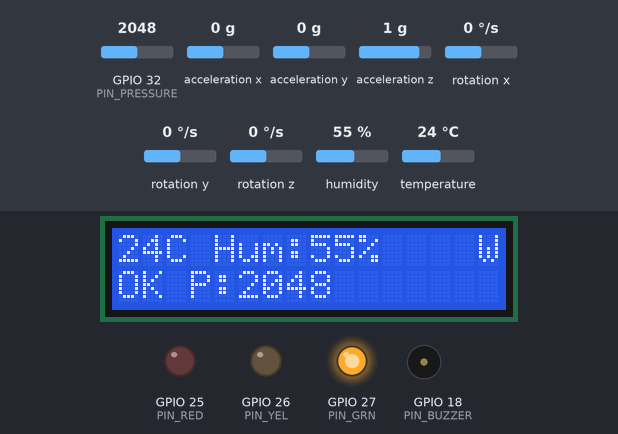
A program run on a simulated ESP32. Shown: 16×2 character LCD, output pins drawn as LEDs (lit = HIGH), buzzer (waves = sounding). Wiring (inferred from the names in the program): MPU-6050 motion sensor at I2C address 0x68. Inputs (shaded band) come from the test bench; at power-on: acceleration z 1 g, temperature 24 °C, humidity 55 %, GPIO 32 (PIN_PRESSURE) = 2048, acceleration x 0 g, acceleration y 0 g, rotation x 0 °/s, rotation y 0 °/s, rotation z 0 °/s (analog values on the 0–4095 scale). WiFi joins after 1.5 s; servers stay silent unless stated; no MQTT or app messages arrive unless stated; what the program prints to the serial monitor is not drawn.

Above: at 3.0 s.
3.1 s: acceleration z set to 0.6 g
6.7 s: acceleration z set to 0.3 g
At 6.9 s:
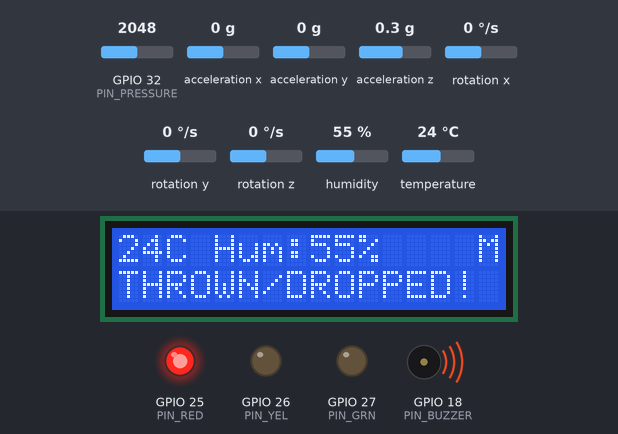
8.7 s: temperature set to 34 °C
At 10.3 s:
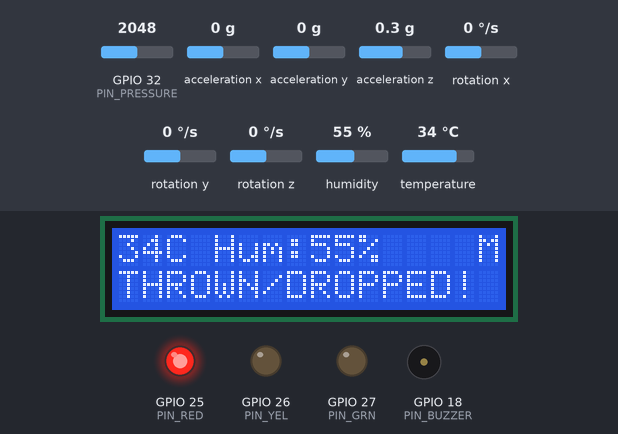
11.5 s: temperature set to 37 °C
At 14.3 s:
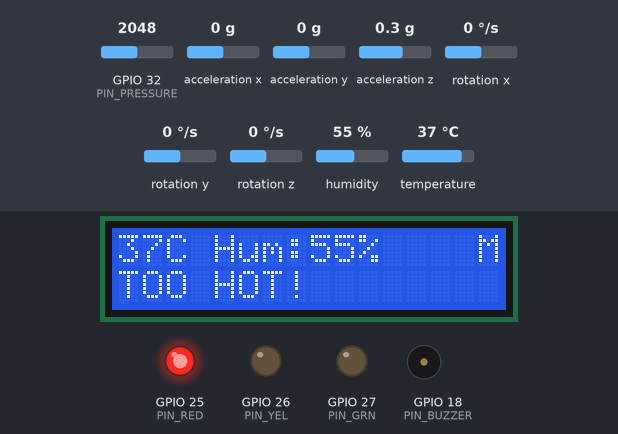
16.1 s: humidity set to 22 %
At 18.5 s:
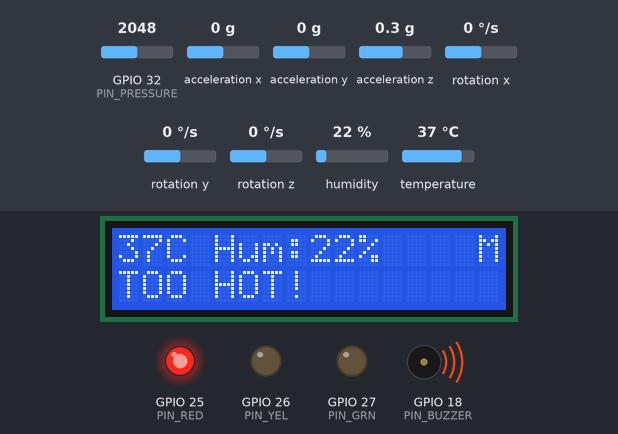
19.5 s: humidity set to 40 %
At 22.3 s:
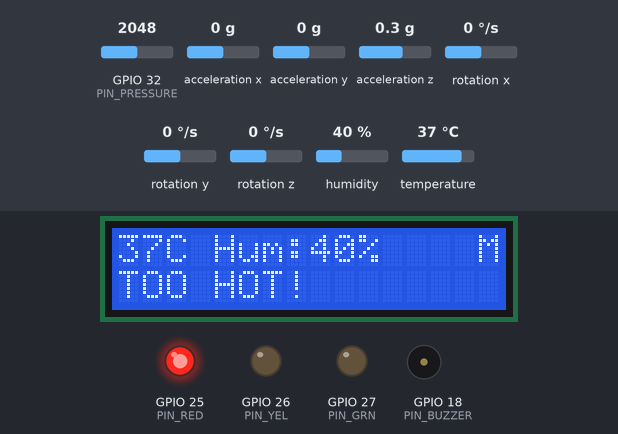
Timing chart, 0 to 24.5 s (numbered marks = the images above; inputs shaded):
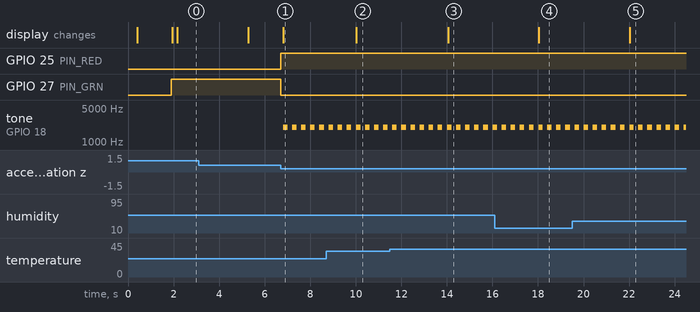

The program:

main.cpp
```cpp
#include <Arduino.h>
#include <WiFi.h>
#include <PubSubClient.h>
#include <Wire.h>
#include <LiquidCrystal_I2C.h>
#include <DHT.h>
#include <esp_system.h>
const char *WIFI_SSID = "exile";                // must be 2.4 GHz
const char *WIFI_PASS = "bovendigoel";
const char *MQTT_HOST = "10.122.243.121";
// ==========================================================================

const bool BUZZER_ENABLED = true;

const uint16_t MQTT_PORT   = 1883;
const char *TOPIC_DATA     = "cargo/data";     // ESP32 -> backend (10 Hz JSON)
const char *TOPIC_STATUS   = "cargo/status";   // "online" / "offline"
const char *TOPIC_CMD      = "cargo/cmd";      // backend -> ESP32: recal | mute | unmute

const int PIN_SDA0 = 21, PIN_SCL0 = 22;   // LCD (I2C bus 0)
const int PIN_SDA1 = 16, PIN_SCL1 = 17;   // MPU6050 (I2C bus 1)
const int PIN_DHT = 4;
const int PIN_BUZZER = 18;
const int PIN_PRESSURE = 32;
const int PIN_RED = 25, PIN_YEL = 26, PIN_GRN = 27;

// ---- Rule thresholds (rule-based automation) ----
const float FREEFALL_LIMIT = 4.0;    // m/s^2, below = thrown/dropped (rest is ~9.8)
const float IMPACT_LIMIT   = 25.0;   // m/s^2, above = impact/shake
const float TEMP_LIMIT     = 35.0;   // C, above = too hot (red)
const float TEMP_WARN      = 32.0;   // C, above = warning (yellow)
const int   PRESSURE_DELTA = 400;    // change from baseline (0-4095) = crushed/moved
const unsigned long HOLD_MS = 2000;  // alert stays active this long

const unsigned long SAMPLE_MS  = 10;    // MPU + rules at 100 Hz
const unsigned long PUBLISH_MS = 100;   // MQTT at 10 Hz
const unsigned long LCD_MS     = 250;
const unsigned long DHT_MS     = 2000;
const int BUZZER_FREQ = 2000;

const uint8_t MPU = 0x68;
const float ACC_SCALE  = 9.80665f / 2048.0f;  // +-16 g
const float GYRO_SCALE = 1.0f / 65.5f;        // +-500 dps

LiquidCrystal_I2C lcd(0x27, 16, 2);
DHT dht(PIN_DHT, DHT11);
WiFiClient net;
PubSubClient mqtt(net);

float temp = NAN, hum = NAN;
float ax = 0, ay = 0, az = 0, gx = 0, gy = 0, gz = 0, mag = 9.8f;
float accMin = 1000, accMax = 0;
int pressure = 0, baseline = 0;
bool muted = false;

const char *alertCode = "none";
const char *alertText = "";
unsigned long alertUntil = 0;
bool alarmOn = false, warmOn = false, buzzerOn = false;

unsigned long lastSample = 0, lastPublish = 0, lastLcd = 0, lastDht = 0, lastNetTry = 0, lastDbg = 0;

// ---------------------------------------------------------------- helpers
void beep(bool on) {
  if (!BUZZER_ENABLED) return;
#if ESP_ARDUINO_VERSION_MAJOR >= 3
  ledcWriteTone(PIN_BUZZER, on ? BUZZER_FREQ : 0);
#else
  ledcWriteTone(0, on ? BUZZER_FREQ : 0);
#endif
}

void writeReg(uint8_t reg, uint8_t val) {
  Wire1.beginTransmission(MPU);
  Wire1.write(reg);
  Wire1.write(val);
  Wire1.endTransmission();
}

bool readMPU() {
  Wire1.beginTransmission(MPU);
  Wire1.write(0x3B);
  if (Wire1.endTransmission(false) != 0) return false;
  if (Wire1.requestFrom((int)MPU, 14) != 14) return false;
  int16_t raw[7];
  for (int i = 0; i < 7; i++) {
    uint8_t hi = Wire1.read();
    uint8_t lo = Wire1.read();
    raw[i] = (int16_t)((hi << 8) | lo);
  }
  ax = raw[0] * ACC_SCALE; ay = raw[1] * ACC_SCALE; az = raw[2] * ACC_SCALE;
  gx = raw[4] * GYRO_SCALE; gy = raw[5] * GYRO_SCALE; gz = raw[6] * GYRO_SCALE;
  mag = sqrtf(ax * ax + ay * ay + az * az);
  return true;
}

int readPressure() {
  long sum = 0;
  for (int i = 0; i < 8; i++) sum += analogRead(PIN_PRESSURE);
  return sum / 8;
}

void raiseAlert(const char *code, const char *text) {
  alertCode = code;
  alertText = text;
  alertUntil = millis() + HOLD_MS;
}

void showLine(int row, const char *text) {
  char buf[20];
  snprintf(buf, sizeof(buf), "%-16.16s", text);
  lcd.setCursor(0, row);
  lcd.print(buf);
}

// ---------------------------------------------------------------- MQTT
void onMessage(char *topic, byte *payload, unsigned int len) {
  String m;
  for (unsigned int i = 0; i < len; i++) m += (char)payload[i];
  if (m == "recal") baseline = readPressure();
  else if (m == "mute") muted = true;
  else if (m == "unmute") muted = false;
}

void maintainConnection() {
  unsigned long now = millis();
  if (WiFi.status() != WL_CONNECTED) {
    if (now - lastNetTry > 20000) {
      lastNetTry = now;
      WiFi.disconnect();
      WiFi.begin(WIFI_SSID, WIFI_PASS);
    }
    return;
  }
  if (!mqtt.connected() && now - lastNetTry > 5000) {
    lastNetTry = now;
    // short TCP probe first so an unreachable broker only stalls ~0.5 s
    if (net.connect(MQTT_HOST, MQTT_PORT, 500)) {
      if (mqtt.connect("cargo-esp32", nullptr, nullptr, TOPIC_STATUS, 0, true, "offline")) {
        mqtt.publish(TOPIC_STATUS, "online", true);
        mqtt.subscribe(TOPIC_CMD);
      }
    }
  }
}

void fmtNum(char *out, size_t n, float v, int dec) {
  if (isnan(v)) snprintf(out, n, "null");
  else snprintf(out, n, "%.*f", dec, v);
}

void publishData() {
  char t[12], h[12];
  fmtNum(t, sizeof(t), temp, 1);
  fmtNum(h, sizeof(h), hum, 1);
  char buf[420];
  snprintf(buf, sizeof(buf),
    "{\"uptime_ms\":%lu,\"ax\":%.3f,\"ay\":%.3f,\"az\":%.3f,"
    "\"gx\":%.2f,\"gy\":%.2f,\"gz\":%.2f,"
    "\"acc_mag\":%.3f,\"acc_min\":%.3f,\"acc_max\":%.3f,"
    "\"temp\":%s,\"hum\":%s,\"pressure\":%d,\"p_base\":%d,"
    "\"buzzer\":%d,\"red\":%d,\"yellow\":%d,\"green\":%d,\"alert\":\"%s\"}",
    millis(), ax, ay, az, gx, gy, gz, mag, accMin, accMax,
    t, h, pressure, baseline,
    (alarmOn && !muted) ? 1 : 0, alarmOn ? 1 : 0,
    (!alarmOn && warmOn) ? 1 : 0, (!alarmOn && !warmOn) ? 1 : 0,
    alarmOn ? alertCode : "none");
  mqtt.publish(TOPIC_DATA, buf);
  accMin = 1000; accMax = 0;
}

// ---------------------------------------------------------------- setup / loop
void setup() {
  Serial.begin(115200);
  delay(300);
  Serial.printf("\nreset reason=%d\n", (int)esp_reset_reason());

  WiFi.mode(WIFI_STA);
  WiFi.setTxPower(WIFI_POWER_8_5dBm);
  WiFi.setAutoReconnect(true);
  WiFi.begin(WIFI_SSID, WIFI_PASS);
  mqtt.setServer(MQTT_HOST, MQTT_PORT);
  mqtt.setBufferSize(512);
  mqtt.setCallback(onMessage);

  pinMode(PIN_RED, OUTPUT);
  pinMode(PIN_YEL, OUTPUT);
  pinMode(PIN_GRN, OUTPUT);

  Wire.begin(PIN_SDA0, PIN_SCL0);
  Wire1.begin(PIN_SDA1, PIN_SCL1);
  Wire1.setClock(400000);
  lcd.init();
  lcd.backlight();
  dht.begin();

  if (BUZZER_ENABLED) {
#if ESP_ARDUINO_VERSION_MAJOR >= 3
    ledcAttach(PIN_BUZZER, BUZZER_FREQ, 8);
#else
    ledcSetup(0, BUZZER_FREQ, 8);
    ledcAttachPin(PIN_BUZZER, 0);
#endif
    beep(false);
  }

  writeReg(0x6B, 0x00);   // wake MPU
  writeReg(0x1A, 0x03);   // low-pass filter ~44 Hz
  writeReg(0x1B, 0x08);   // gyro +-500 dps
  writeReg(0x1C, 0x18);   // accel +-16 g

  analogReadResolution(12);
  pinMode(PIN_PRESSURE, INPUT);

  showLine(0, "Calibrating...");
  showLine(1, "Keep still");
  delay(1500);
  baseline = readPressure();
  Serial.printf("baseline=%d\n", baseline);
}

void loop() {
  unsigned long now = millis();

  if (now - lastDbg > 3000) {
    lastDbg = now;
    Serial.printf("wifi=%d mqtt=%d ip=%s\n", WiFi.status(), mqtt.state(),
                  WiFi.localIP().toString().c_str());
  }

  maintainConnection();
  if (mqtt.connected()) mqtt.loop();

  // DHT11: slow sensor, read every 2 s
  if (now - lastDht >= DHT_MS) {
    lastDht = now;
    float t = dht.readTemperature();
    float h = dht.readHumidity();
    if (!isnan(t) && !isnan(h)) { temp = t; hum = h; }
  }

  // Sensors + rules + actuators at 100 Hz
  if (now - lastSample >= SAMPLE_MS) {
    lastSample = now;
    if (readMPU()) {
      if (mag < accMin) accMin = mag;
      if (mag > accMax) accMax = mag;
      if (mag > IMPACT_LIMIT)        raiseAlert("impact", "IMPACT!");
      else if (mag < FREEFALL_LIMIT) raiseAlert("thrown", "THROWN/DROPPED!");
    }
    pressure = readPressure();
    if (abs(pressure - baseline) > PRESSURE_DELTA) raiseAlert("crushed", "crushed/MOVED!");
    if (!isnan(temp) && temp > TEMP_LIMIT)         raiseAlert("hot", "TOO HOT!");

    alarmOn = now < alertUntil;
    warmOn = !isnan(temp) && temp > TEMP_WARN;

    buzzerOn = alarmOn && !muted && ((now / 200) % 2 == 0);
    beep(buzzerOn);
    digitalWrite(PIN_RED, alarmOn);
    digitalWrite(PIN_YEL, !alarmOn && warmOn);
    digitalWrite(PIN_GRN, !alarmOn && !warmOn);
  }

  // MQTT publish at 10 Hz
  if (now - lastPublish >= PUBLISH_MS) {
    lastPublish = now;
    if (mqtt.connected()) publishData();
  }

  // LCD at 4 Hz
  if (now - lastLcd >= LCD_MS) {
    lastLcd = now;
    char tmp[20], l1[24], l2[20];
    if (isnan(temp)) snprintf(tmp, sizeof(tmp), "Reading DHT...");
    else snprintf(tmp, sizeof(tmp), "%.0fC Hum:%.0f%%", temp, hum);
    char ind = mqtt.connected() ? 'M' : (WiFi.status() == WL_CONNECTED ? 'W' : '-');
    snprintf(l1, sizeof(l1), "%-15.15s%c", tmp, ind);
    lcd.setCursor(0, 0);
    lcd.print(l1);
    if (alarmOn) showLine(1, alertText);
    else { snprintf(l2, sizeof(l2), "OK P:%d", pressure); showLine(1, l2); }
  }
}
```

Measured:
- the behaviour switches between 0.5 and 0.4 g on acceleration z (found by bisection; images 0 and 1)
- the behaviour switches between 35 and 36 °C on temperature (found by bisection; images 2 and 3)
- after the input at 6.7 s, GPIO 25 (PIN_RED): LOW → HIGH at once; GPIO 27 (PIN_GRN): HIGH → LOW at once; tone on GPIO 18 (PIN_BUZZER): alternates 2000 Hz for 0.20 s and silent for 0.20 s, starting after 0.11 s; the display: changes after 0.11 s (image 1)
- after the input at 8.7 s, the display: changes after 1.3 s (image 2)
- after the input at 11.5 s, the display: changes after 2.6 s (image 3)
- after the input at 16.1 s, the display: changes after 1.9 s (image 4)
- after the input at 19.5 s, the display: changes after 2.5 s (image 5)
